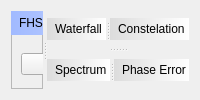
      <widget class="QWidget" name="tab_FH">
       <attribute name="title">
        <string>FHSS</string>
       </attribute>
       <layout class="QVBoxLayout" name="verticalLayout_19">
        <item>
         <widget class="QSplitter" name="splitter_13">
          <property name="orientation">
           <enum>Qt::Horizontal</enum>
          </property>
          <widget class="QFrame" name="frame_10">
           <property name="maximumSize">
            <size>
             <width>230</width>
             <height>16777215</height>
            </size>
           </property>
           <property name="frameShape">
            <enum>QFrame::StyledPanel</enum>
           </property>
           <property name="frameShadow">
            <enum>QFrame::Raised</enum>
           </property>
           <widget class="QPushButton" name="pushButton_27">
            <property name="geometry">
             <rect>
              <x>10</x>
              <y>210</y>
              <width>201</width>
              <height>31</height>
             </rect>
            </property>
            <property name="text">
             <string>Frequency List</string>
            </property>
           </widget>
           <widget class="QWidget" name="layoutWidget_19">
            <property name="geometry">
             <rect>
              <x>10</x>
              <y>440</y>
              <width>201</width>
              <height>26</height>
             </rect>
            </property>
            <layout class="QGridLayout" name="gridLayout_11">
             <item row="0" column="0">
              <widget class="QPushButton" name="btn_open_10">
               <property name="maximumSize">
                <size>
                 <width>50</width>
                 <height>16777215</height>
                </size>
               </property>
               <property name="toolTip">
                <string>Open File</string>
               </property>
               <property name="text">
                <string/>
               </property>
               <property name="icon">
                <iconset>
                 <normaloff>icons/open.png</normaloff>icons/open.png</iconset>
               </property>
              </widget>
             </item>
             <item row="0" column="1">
              <widget class="QPushButton" name="pushButton_30">
               <property name="text">
                <string>Record</string>
               </property>
               <property name="icon">
                <iconset>
                 <normaloff>icons/record.png</normaloff>icons/record.png</iconset>
               </property>
              </widget>
             </item>
            </layout>
           </widget>
           <widget class="QLabel" name="label_22">
            <property name="geometry">
             <rect>
              <x>10</x>
              <y>310</y>
              <width>111</width>
              <height>16</height>
             </rect>
            </property>
            <property name="text">
             <string>Demodulator Type</string>
            </property>
           </widget>
           <widget class="QLabel" name="label_21">
            <property name="geometry">
             <rect>
              <x>0</x>
              <y>0</y>
              <width>271</width>
              <height>24</height>
             </rect>
            </property>
            <property name="minimumSize">
             <size>
              <width>0</width>
              <height>20</height>
             </size>
            </property>
            <property name="styleSheet">
             <string notr="true">background:qlineargradient(spread:pad, x1:0, y1:0, x2:1, y2:0, stop:0 rgba(161, 186, 255, 255), stop:1 rgba(255, 255, 255, 255));
padding-left:5px;
padding-bottom:5px;
padding-top:5px;</string>
            </property>
            <property name="text">
             <string>FHSS</string>
            </property>
           </widget>
           <widget class="Line" name="line_14">
            <property name="geometry">
             <rect>
              <x>10</x>
              <y>110</y>
              <width>201</width>
              <height>16</height>
             </rect>
            </property>
            <property name="orientation">
             <enum>Qt::Horizontal</enum>
            </property>
           </widget>
           <widget class="QWidget" name="layoutWidget_18">
            <property name="geometry">
             <rect>
              <x>10</x>
              <y>80</y>
              <width>201</width>
              <height>26</height>
             </rect>
            </property>
            <layout class="QHBoxLayout" name="horizontalLayout_10">
             <item>
              <widget class="QPushButton" name="btn_pay_7">
               <property name="toolTip">
                <string>Play</string>
               </property>
               <property name="text">
                <string/>
               </property>
               <property name="icon">
                <iconset>
                 <normaloff>icons/green-play.png</normaloff>icons/green-play.png</iconset>
               </property>
              </widget>
             </item>
             <item>
              <widget class="QPushButton" name="btn_pause_7">
               <property name="toolTip">
                <string>Pause</string>
               </property>
               <property name="text">
                <string/>
               </property>
               <property name="icon">
                <iconset>
                 <normaloff>icons/blue-pause.png</normaloff>icons/blue-pause.png</iconset>
               </property>
              </widget>
             </item>
             <item>
              <widget class="QPushButton" name="btn_stop_7">
               <property name="toolTip">
                <string>Stop</string>
               </property>
               <property name="text">
                <string/>
               </property>
               <property name="icon">
                <iconset>
                 <normaloff>icons/red-stop.png</normaloff>icons/red-stop.png</iconset>
               </property>
              </widget>
             </item>
            </layout>
           </widget>
           <widget class="QPushButton" name="pushButton_26">
            <property name="geometry">
             <rect>
              <x>10</x>
              <y>170</y>
              <width>201</width>
              <height>31</height>
             </rect>
            </property>
            <property name="text">
             <string>Hop Tracker</string>
            </property>
           </widget>
           <widget class="QPushButton" name="pushButton_25">
            <property name="geometry">
             <rect>
              <x>10</x>
              <y>130</y>
              <width>201</width>
              <height>31</height>
             </rect>
            </property>
            <property name="text">
             <string>Aute Estimate</string>
            </property>
           </widget>
           <widget class="Line" name="line_16">
            <property name="geometry">
             <rect>
              <x>10</x>
              <y>360</y>
              <width>201</width>
              <height>16</height>
             </rect>
            </property>
            <property name="orientation">
             <enum>Qt::Horizontal</enum>
            </property>
           </widget>
           <widget class="QComboBox" name="comboBox_4">
            <property name="geometry">
             <rect>
              <x>10</x>
              <y>330</y>
              <width>201</width>
              <height>22</height>
             </rect>
            </property>
           </widget>
           <widget class="QLabel" name="label_23">
            <property name="geometry">
             <rect>
              <x>10</x>
              <y>380</y>
              <width>111</width>
              <height>16</height>
             </rect>
            </property>
            <property name="text">
             <string>Bit Stream Settings</string>
            </property>
           </widget>
           <widget class="QWidget" name="layoutWidget_17">
            <property name="geometry">
             <rect>
              <x>10</x>
              <y>40</y>
              <width>201</width>
              <height>26</height>
             </rect>
            </property>
            <layout class="QGridLayout" name="gridLayout_10">
             <item row="0" column="0">
              <widget class="QPushButton" name="btn_open_9">
               <property name="minimumSize">
                <size>
                 <width>50</width>
                 <height>0</height>
                </size>
               </property>
               <property name="maximumSize">
                <size>
                 <width>50</width>
                 <height>16777215</height>
                </size>
               </property>
               <property name="toolTip">
                <string>Open File</string>
               </property>
               <property name="text">
                <string/>
               </property>
               <property name="icon">
                <iconset>
                 <normaloff>icons/open.png</normaloff>icons/open.png</iconset>
               </property>
              </widget>
             </item>
             <item row="0" column="1">
              <widget class="QLabel" name="lbl_filename_6">
               <property name="text">
                <string/>
               </property>
              </widget>
             </item>
            </layout>
           </widget>
           <widget class="Line" name="line_15">
            <property name="geometry">
             <rect>
              <x>10</x>
              <y>290</y>
              <width>201</width>
              <height>16</height>
             </rect>
            </property>
            <property name="orientation">
             <enum>Qt::Horizontal</enum>
            </property>
           </widget>
           <widget class="QPushButton" name="pushButton_28">
            <property name="geometry">
             <rect>
              <x>10</x>
              <y>250</y>
              <width>201</width>
              <height>31</height>
             </rect>
            </property>
            <property name="text">
             <string>Hop Rate</string>
            </property>
           </widget>
           <widget class="QPushButton" name="pushButton_29">
            <property name="geometry">
             <rect>
              <x>10</x>
              <y>400</y>
              <width>201</width>
              <height>31</height>
             </rect>
            </property>
            <property name="text">
             <string>Analyze</string>
            </property>
           </widget>
          </widget>
          <widget class="QSplitter" name="splitter_10">
           <property name="orientation">
            <enum>Qt::Vertical</enum>
           </property>
           <widget class="QSplitter" name="splitter_11">
            <property name="orientation">
             <enum>Qt::Horizontal</enum>
            </property>
            <widget class="QWidget" name="layoutWidget_6">
             <layout class="QVBoxLayout" name="verticalLayout_15">
              <property name="spacing">
               <number>0</number>
              </property>
              <item>
               <widget class="QLabel" name="label_19">
                <property name="minimumSize">
                 <size>
                  <width>0</width>
                  <height>22</height>
                 </size>
                </property>
                <property name="maximumSize">
                 <size>
                  <width>16777215</width>
                  <height>22</height>
                 </size>
                </property>
                <property name="styleSheet">
                 <string notr="true">background:qlineargradient(spread:pad, x1:0, y1:0, x2:1, y2:0, stop:0 rgba(220, 220, 220, 255), stop:1 rgba(255, 255, 255, 255));
padding-left:5px;</string>
                </property>
                <property name="text">
                 <string>Waterfall</string>
                </property>
               </widget>
              </item>
              <item>
               <layout class="QVBoxLayout" name="fhss_WaterWall"/>
              </item>
             </layout>
            </widget>
            <widget class="QWidget" name="widget" native="true">
             <property name="maximumSize">
              <size>
               <width>350</width>
               <height>16777215</height>
              </size>
             </property>
             <layout class="QVBoxLayout" name="verticalLayout_16">
              <property name="spacing">
               <number>0</number>
              </property>
              <property name="leftMargin">
               <number>0</number>
              </property>
              <property name="topMargin">
               <number>0</number>
              </property>
              <property name="rightMargin">
               <number>0</number>
              </property>
              <property name="bottomMargin">
               <number>0</number>
              </property>
              <item>
               <widget class="QLabel" name="label_27">
                <property name="minimumSize">
                 <size>
                  <width>0</width>
                  <height>22</height>
                 </size>
                </property>
                <property name="maximumSize">
                 <size>
                  <width>16777215</width>
                  <height>22</height>
                 </size>
                </property>
                <property name="styleSheet">
                 <string notr="true">background:qlineargradient(spread:pad, x1:0, y1:0, x2:1, y2:0, stop:0 rgba(220, 220, 220, 255), stop:1 rgba(255, 255, 255, 255));
padding-left:5px;</string>
                </property>
                <property name="text">
                 <string>Constelation</string>
                </property>
               </widget>
              </item>
              <item>
               <layout class="QVBoxLayout" name="fhss_Scatter"/>
              </item>
             </layout>
            </widget>
           </widget>
           <widget class="QSplitter" name="splitter_12">
            <property name="orientation">
             <enum>Qt::Horizontal</enum>
            </property>
            <widget class="QWidget" name="layoutWidget_7">
             <layout class="QVBoxLayout" name="verticalLayout_17">
              <property name="spacing">
               <number>0</number>
              </property>
              <item>
               <widget class="QLabel" name="label_28">
                <property name="minimumSize">
                 <size>
                  <width>0</width>
                  <height>22</height>
                 </size>
                </property>
                <property name="maximumSize">
                 <size>
                  <width>16777215</width>
                  <height>22</height>
                 </size>
                </property>
                <property name="styleSheet">
                 <string notr="true">background:qlineargradient(spread:pad, x1:0, y1:0, x2:1, y2:0, stop:0 rgba(220, 220, 220, 255), stop:1 rgba(255, 255, 255, 255));
padding-left:5px;</string>
                </property>
                <property name="text">
                 <string>Spectrum</string>
                </property>
               </widget>
              </item>
              <item>
               <layout class="QVBoxLayout" name="fhss_Spectrum"/>
              </item>
             </layout>
            </widget>
            <widget class="QWidget" name="widget_7" native="true">
             <property name="maximumSize">
              <size>
               <width>350</width>
               <height>16777215</height>
              </size>
             </property>
             <layout class="QVBoxLayout" name="verticalLayout_18">
              <property name="spacing">
               <number>0</number>
              </property>
              <property name="leftMargin">
               <number>0</number>
              </property>
              <property name="topMargin">
               <number>0</number>
              </property>
              <property name="rightMargin">
               <number>0</number>
              </property>
              <property name="bottomMargin">
               <number>0</number>
              </property>
              <item>
               <widget class="QLabel" name="label_29">
                <property name="minimumSize">
                 <size>
                  <width>0</width>
                  <height>22</height>
                 </size>
                </property>
                <property name="maximumSize">
                 <size>
                  <width>16777215</width>
                  <height>22</height>
                 </size>
                </property>
                <property name="styleSheet">
                 <string notr="true">background:qlineargradient(spread:pad, x1:0, y1:0, x2:1, y2:0, stop:0 rgba(220, 220, 220, 255), stop:1 rgba(255, 255, 255, 255));
padding-left:5px;</string>
                </property>
                <property name="text">
                 <string>Phase Error</string>
                </property>
               </widget>
              </item>
              <item>
               <layout class="QVBoxLayout" name="fhss_PhaseErr"/>
              </item>
             </layout>
            </widget>
           </widget>
          </widget>
         </widget>
        </item>
       </layout>
      </widget>
